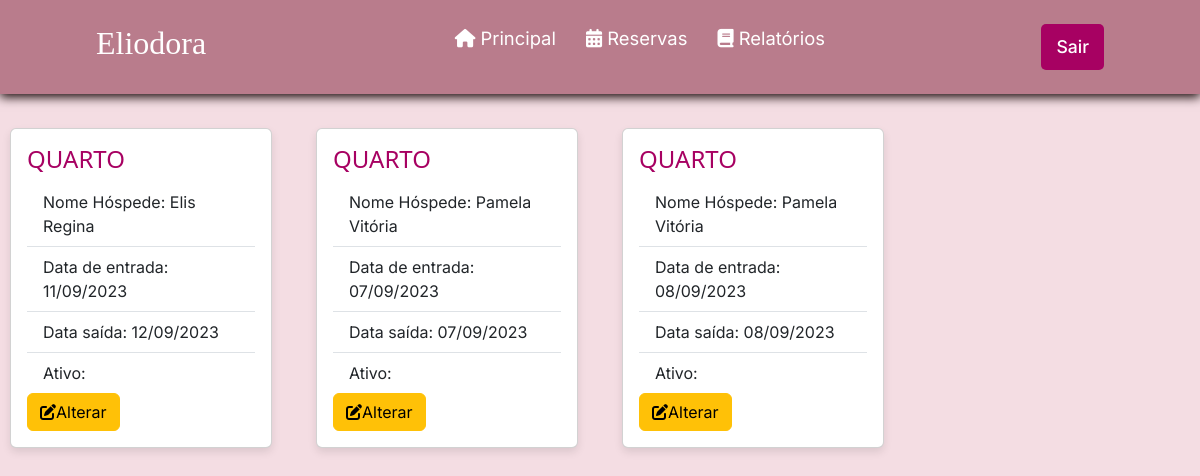
The page /controlarReserva.php on the database as committed earlier.
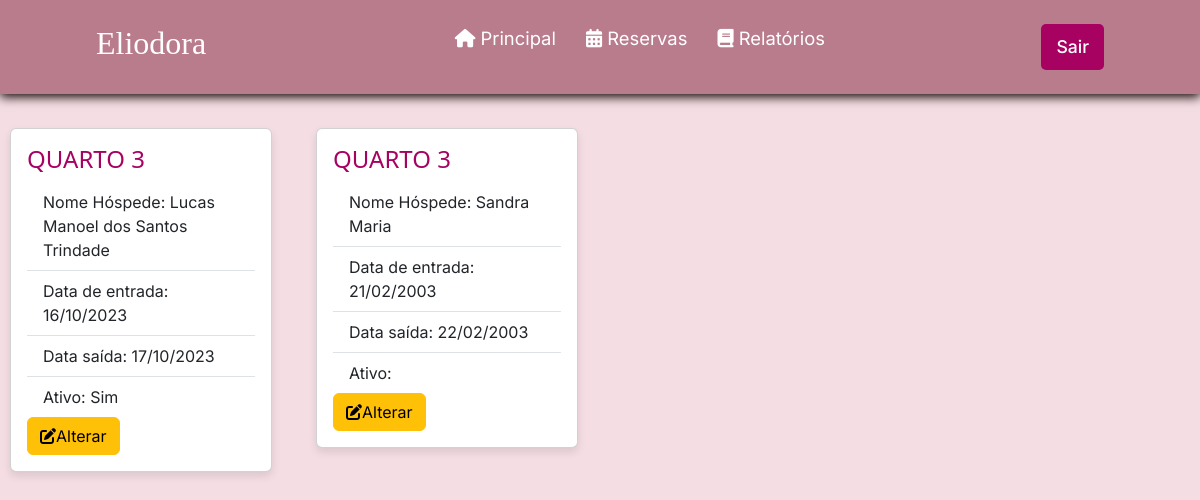
The same page on the database as committed later.
### tables this page shows
CREATE TABLE `reserva` (
  `id` int(11) NOT NULL,
  `status` varchar(3) NOT NULL,
  `dataEntrada` date NOT NULL,
  `dataSaida` date NOT NULL,
  `valorTotalReserva` double NOT NULL,
  `quantHospede` int(1) NOT NULL,
  `observacao` varchar(200) NOT NULL,
  `id_quarto` int(11) DEFAULT NULL,
  `id_funcionario` int(11) DEFAULT NULL,
  `id_hospede` int(11) DEFAULT NULL
);

CREATE TABLE `hospede` (
  `id` int(11) NOT NULL,
  `nome` varchar(100) NOT NULL,
  `cpf` varchar(15) NOT NULL,
  `dataNascimento` date NOT NULL,
  `genero` varchar(1) NOT NULL,
  `estado` varchar(100) NOT NULL,
  `cidade` varchar(100) NOT NULL,
  `endereco` varchar(100) NOT NULL,
  `numeroEndereco` int(11) NOT NULL,
  `cep` varchar(15) NOT NULL,
  `email` varchar(45) NOT NULL,
  `telefone` varchar(20) NOT NULL,
  `contatoEmergencia` varchar(20) NOT NULL
);

CREATE TABLE `quarto` (
  `id` int(11) NOT NULL,
  `status` varchar(3) NOT NULL,
  `numero` int(11) NOT NULL,
  `tipo` varchar(8) NOT NULL,
  `capacidade` int(45) NOT NULL,
  `valorDiaria` double NOT NULL
);

### controlarReserva.php (the view, shortened to what this page needs)
<?php
require_once("conexao.php");
$sql = "select reserva.*, hospede.nome as hospede_nome, quarto.numero as quarto_numero
 from reserva
 left join hospede on hospede.id = reserva.id_hospede
 left join quarto on quarto.id = reserva.id_quarto";
$resultado = mysqli_query($conexao, $sql);
?>
<!DOCTYPE html>
<head>
    <link href="style.css" rel="stylesheet">
</head>
<?php require_once("cabecalho.php"); ?>
<body>
    <br>
    <div>
        <div class="row row-cols 1 row-cols-md-4 g-4">
            <?php while ($linha = mysqli_fetch_array($resultado)) { ?>
                <div class="col">
                    <div class="card">
                        <div class="card-body">
                            <h5 class="card-title" style="color: #a70162; font-family: 'Segoe UI'">QUARTO
                                <?= $linha['quarto_numero'] ?>
                            </h5>
                            <ul class="list-group list-group-flush">
                                <li class="list-group-item">Nome Hóspede:
                                    <?= $linha['hospede_nome'] ?>
                                </li>
                                <li class="list-group-item">Data de entrada:
                                    <?= date('d/m/Y', strtotime($linha['dataEntrada'])) ?>
                                </li>
                                <li class="list-group-item">Data saída:
                                    <?= date('d/m/Y', strtotime($linha['dataSaida'])) ?>
                                </li>
                                <li class="list-group-item">Ativo:
                                    <?= $linha['status'] ?>
                                </li>
                            </ul>
                            <a href="alterarReserva.php?id=<?= $linha['id'] ?>" class="btn btn-warning">
                                <i class="fa-solid fa-pen-to-square"></i>Alterar
                            </a>
                        </div>
                    </div>
                </div>
            <?php } ?>
        </div>
    </div>
</body>
</html>

### cabecalho.php (shortened to what this page needs)
<!DOCTYPE html>
<html lang="pt-br">
<head>
<link href="https://cdn.jsdelivr.net/npm/bootstrap@5.3.0-alpha3/dist/css/bootstrap.min.css"
rel="stylesheet">
</head>
<body>

### style.css (style rules this page uses)
* { padding: 0; margin: 0; font-family: 'Inter', sans-serif; }
body { background-color: #f4dde3; }
header { background-color: #b97c8c; box-shadow: 0px 3px 10px #120303; }
.nav-bar { display: flex; justify-content: space-between; padding: 1.5rem 6rem; }
.logo { display: flex; align-items: center; }
.logo h2 { color: #fff; }
.nav-list { display: flex; align-items: center; }
.nav-list ul { display: flex; justify-content: center; list-style: none; }
.nav-item { margin: 0 15px; }
.nav-link { text-decoration: none; font-size: 1.15rem; color: #ffffff; font-weight: 400; }
.login-button button { border: none; padding: 10px 15px; border-radius: 5px; background-color: #a70162; }
.login-button button a { text-decoration: none; color: #fff; font-weight: 500; font-size: 1.1rem; }

### css/style.css (style rules this page uses)
* { padding: 0; margin: 0; font-family: 'Inter', sans-serif; }
body { background-color: #f4dde3; }
header { background-color: #b97c8c; box-shadow: 0px 3px 10px #120303; }
.nav-bar { display: flex; justify-content: space-between; padding: 1.5rem 6rem; }
.logo { display: flex; align-items: center; }
.logo h2 { color: #fff; }
.nav-list { display: flex; align-items: center; }
.nav-list ul { display: flex; justify-content: center; list-style: none; }
.nav-item { margin: 0 15px; }
.nav-link { text-decoration: none; font-size: 1.15rem; color: #ffffff; font-weight: 400; }
.login-button button { border: none; padding: 10px 15px; border-radius: 5px; background-color: #a70162; }
.login-button button a { text-decoration: none; color: #fff; font-weight: 500; font-size: 1.1rem; }

### controlarReserva.php (style rules this page uses)
.card { box-shadow: 0 4px 8px rgba(0, 0, 0, 0.1); border-radius: 10px; overflow: hidden; margin: 10px; }
.card-body { padding: 20px; }
.card-title { font-size: 1.5rem; margin-bottom: 10px; }
.list-group-item { border: none; padding: 5px 0; }

Rows that differ between the two databases and show on the page:
removed reserva: id_hospede.nome "Elis Regina", dataEntrada "11/09/2023", dataSaida "12/09/2023"
removed reserva: id_hospede.nome "Pamela Vitória", dataEntrada "07/09/2023", dataSaida "07/09/2023"
removed reserva: id_hospede.nome "Pamela Vitória", dataEntrada "08/09/2023", dataSaida "08/09/2023"
added reserva: id_quarto.numero "3", id_hospede.nome "Lucas Manoel dos Santos Trindade", dataEntrada "16/10/2023", dataSaida "17/10/2023", status "Sim"
added reserva: id_quarto.numero "3", id_hospede.nome "Sandra Maria", dataEntrada "21/02/2003", dataSaida "22/02/2003"
